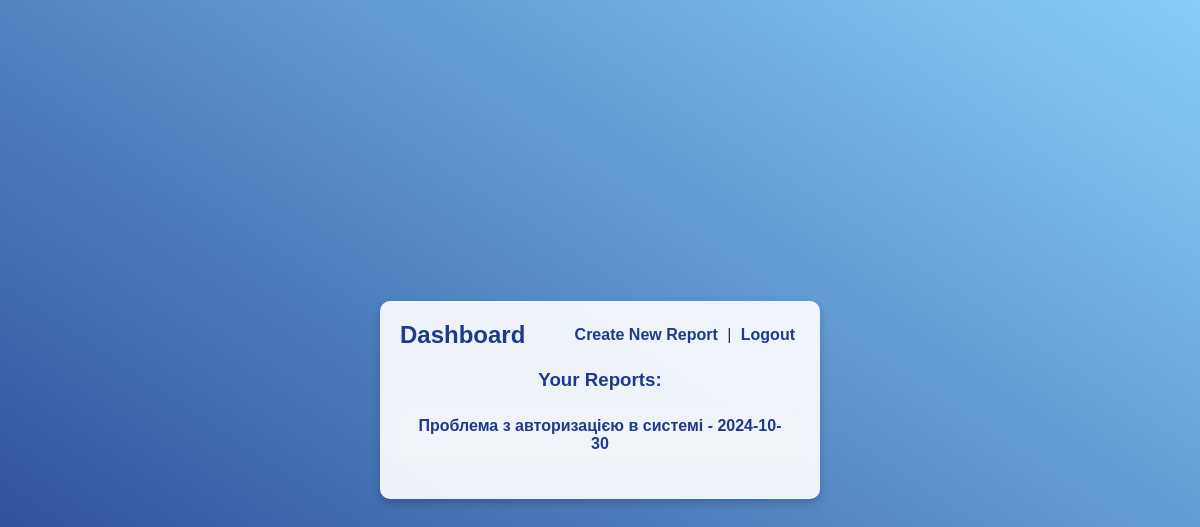
Page /dashboard (signed in) on the earlier database version.
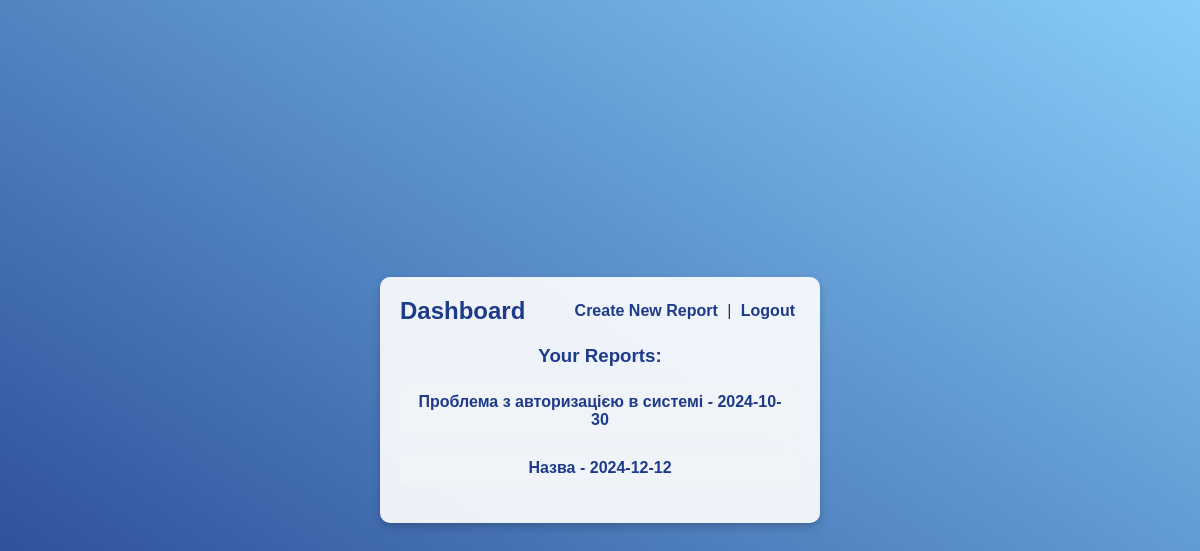
Same page on the later database version.
### app.py (models this page shows)
class Report(db.Model):
    id = db.Column(db.Integer, primary_key=True)
    title = db.Column(db.String(100), nullable=False)
    description = db.Column(db.Text, nullable=False)
    date_posted = db.Column(db.DateTime, nullable=False, default=datetime.utcnow)
    steps = db.Column(db.Text, nullable=True)
    expected_result = db.Column(db.Text, nullable=True)
    actual_result = db.Column(db.Text, nullable=True)
    priority = db.Column(db.String(10), nullable=True)
    assigned = db.Column(db.String(20), nullable=True)
    status = db.Column(db.String(20), nullable=True)
    user_id = db.Column(db.Integer, db.ForeignKey('user.id'), nullable=False)

### app.py (the view)
@app.route("/dashboard")
@login_required
def dashboard():
    reports = Report.query.filter_by(user_id=current_user.id).all()
    return render_template("dashboard.html", reports=reports)

### app.py (called while the page is built)
@login_manager.user_loader
def load_user(user_id):
    return User.query.get(int(user_id))

### templates/dashboard.html (shortened to what this page needs)
<!doctype html>
<html lang="en">
<head>
    <link rel="stylesheet" href="{{ url_for('static', filename='style.css') }}">
</head>
<body>
    <div class="container">
        <div class="header">
            <h2>Dashboard</h2>
            <div class="links">
                <a href="{{ url_for('new_report') }}">Create New Report</a> |
                <a href="{{ url_for('logout') }}">Logout</a>
            </div>
        </div>
        <h3>Your Reports:</h3>
        <ul class="report-list">
            {% for report in reports %}
                <li>
                    <a href="{{ url_for('view_report', report_id=report.id) }}">{{ report.title }} - {{ report.date_posted.strftime('%Y-%m-%d') }}
                    </a>
                </li>
            {% endfor %}
        </ul>
    </div>
</body>
</html>

### static/style.css (style rules this page uses)
body { font-family: Arial, sans-serif; background: linear-gradient(to bottom left, #87CEFA, #1E3A8A); color: #ffffff; display: flex; justify-content: center; align-items: center; height: 100vh; margin: 0; }
.container { width: 100%; max-width: 400px; background-color: rgba(255, 255, 255, 0.9); padding: 20px; border-radius: 10px; box-shadow: 0px 4px 8px rgba(0, 0, 0, 0.2); text-align: center; color: #333; }
h1, h2 { color: #1E3A8A; margin-bottom: 20px; }
a { color: #1E3A8A; text-decoration: none; font-weight: bold; }
.header { display: flex; justify-content: space-between; align-items: center; margin-bottom: 20px; }
.header h2 { color: #1E3A8A; margin: 0; }
.header .links a { color: #1E3A8A; font-weight: bold; text-decoration: none; margin: 0 5px; }
h3 { color: #1E3A8A; margin-bottom: 10px; }
.report-list { list-style-type: none; padding: 0; }
.report-list li { padding: 10px; background-color: #f0f4f8; border-radius: 5px; margin-bottom: 10px; color: #333; }

Differences in the rows shown:
added Report: title "Назва", date_posted "2024-12-12"
